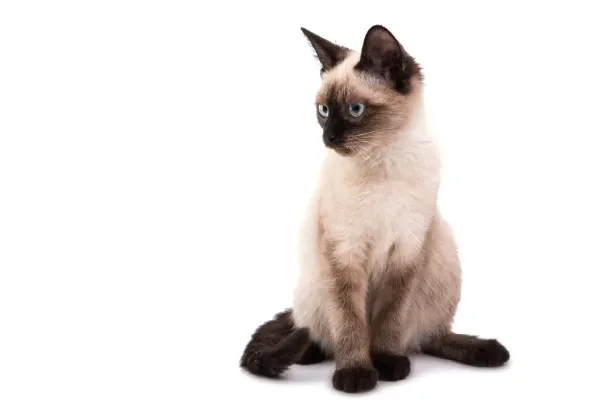
#> input picture ml_dl_python/data/cat2.webp, 600 x 418 px, given in place of the camera
$ python color.py
#> lines starting #> are read from the running program, lines starting #| are printed output that depends on the picture; after the words box and inside, x2 and y2 are one past the last pixel; in counts of white or black regions, pixels touching at a corner belong together
import cv2
import numpy as np

# 색상에 대한 최소치 최대치를 입력한다.
# 지정된 최소 최대치사이에 있는 데이터를 이용하여 색상을 판단한다.

# Blue
#lowerBound=np.array([97,100,117])
#upperBound=np.array([117,255,255])

# RED
lowerBound=np.array([170,50,0])
upperBound=np.array([179,255,255])

# Green
#lowerBound=np.array([50,100,100])
#upperBound=np.array([70,255,255])

# 카메라를 사용하기 위해 cap 변수를 선언하며 /dev/video0 카메라를 사용한다.
cam= cv2.VideoCapture(0)

#카메라 생성 확인
if cam.isOpened() == False:
    print ('Can\'t open the CAM(%d)' % (0))
    exit()

# 인식된 색상 정보를 더욱더 정확하게 확인하기 위해서 mask 작업시 사용되는 numpy 형태의 배열이다.
kernelOpen=np.ones((5,5))
kernelClose=np.ones((20,20))

while True:
	# 선언된 카메라를 이용하여 ret과 img 를 읽어온다.
    ret, img=cam.read()
#> img is the input picture: shape (418, 600, 3); mean B, G, R 227.3, 229.4, 233.8

    # 입력된 BGR 형태의 이미지를 HSV 형태의 이미지로 변환한다.
	# HSV (Hue, Saturation, value)는 색상, 채도, 밝기 데이터를 사용하여 색상을 나타낸다.
    imgHSV= cv2.cvtColor(img,cv2.COLOR_BGR2HSV)
#> imgHSV: shape (418, 600, 3); mean H, S, V 5.8, 13.4, 233.8
    # 마스크를 생성한다.
    mask=cv2.inRange(imgHSV,lowerBound,upperBound)
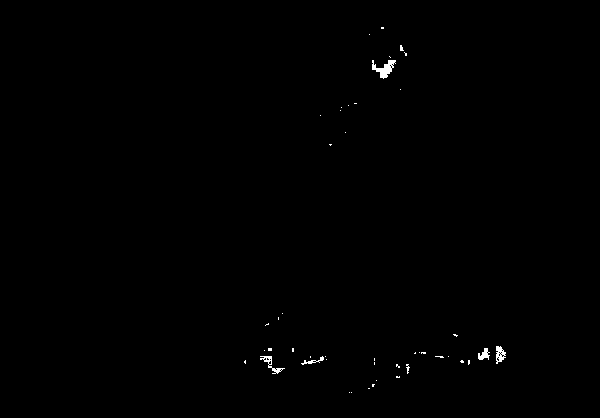
#> mask: shape (418, 600); 0.31% white; 46 white regions (40 under 20 px), largest, box (x1, y1, x2, y2) and area: (372, 60, 396, 79) 210, (260, 356, 285, 374) 112, (496, 346, 506, 364) 109, (478, 348, 490, 360) 84, (301, 356, 324, 365) 60, (406, 364, 410, 374) 20
	# 5x5 형태의 np 구조를 이용하여 색상정보를 인식한 데이터를 추출한다.
	# maskOpen 과정 까지만 하였을때 파란색이 많이 나타나는 경우 무수히 많은 박스가 생성된다 최대크기 5x5
    maskOpen=cv2.morphologyEx(mask,cv2.MORPH_OPEN,kernelOpen)
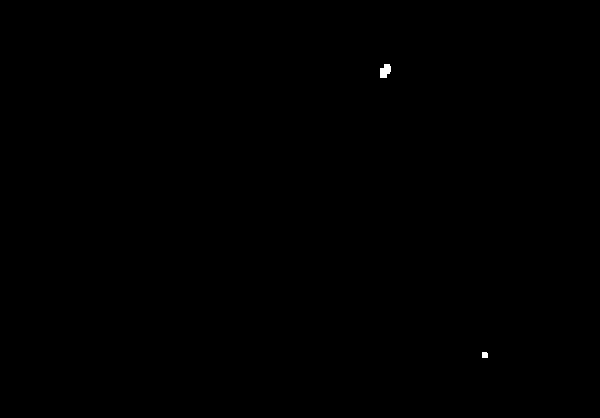
#> maskOpen: shape (418, 600); 0.06% white; 2 white regions, box (x1, y1, x2, y2) and area: (380, 64, 391, 78) 118, (482, 352, 488, 358) 35

	# 20x20 형태의 np 구조를 이용하여 5x5 형태에서 인식된 색상 데이터를 합치는 역할을 한다.
	# 밀집된 5x5 크기의 색상 인식 데이터를 합쳐 나타나게 되어 최종 상태에 이른다.
    maskFinal=cv2.morphologyEx(maskOpen,cv2.MORPH_CLOSE,kernelClose)
#> maskFinal: shape (418, 600); 0.06% white; 2 white regions
	# 완성된 mask 데이터를 이용하여 x,y,w,h 데이터를 추출 한다.
    conts,h=cv2.findContours(maskFinal.copy(),cv2.RETR_EXTERNAL,cv2.CHAIN_APPROX_NONE)
#> conts = 2 contours; box (x1, y1, x2, y2) and area: (381, 65, 392, 79) 96, (483, 353, 489, 359) 24; h = [[1, -1, -1, -1], [-1, 0, -1, -1]]

	# 추출된 x,y,w,h 데이터를 이용하여, 사각형을 그린다.
    for i in range(len(conts)):
        x,y,w,h=cv2.boundingRect(conts[i])
        cv2.rectangle(img,(x,y),(x+w,y+h),(0,0,255), 2)
#> this loop made 2 passes
#> (x, y, w, h) on passes 1 to 2: (483, 353, 6, 6), (381, 65, 11, 14)
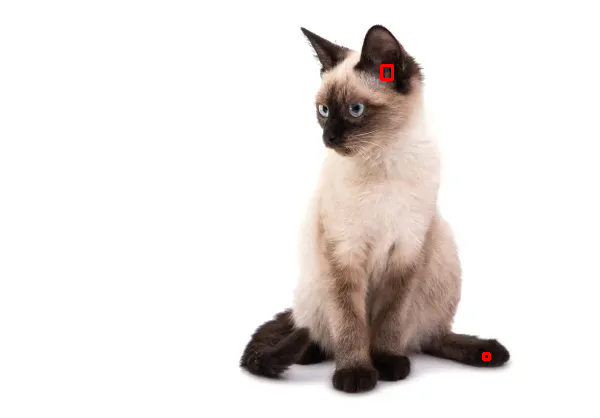
#> img: shape (418, 600, 3); 0.09% of pixels changed, all inside (x1, y1, x2, y2) = (380, 64, 491, 361)
	# 이미지를 표시한다.
    cv2.imshow("Color_Detection",img)
    if cv2.waitKey(10) >= 0:
#> (key Esc is pressed here)
     break;
cv2.destroyAllWindows()
